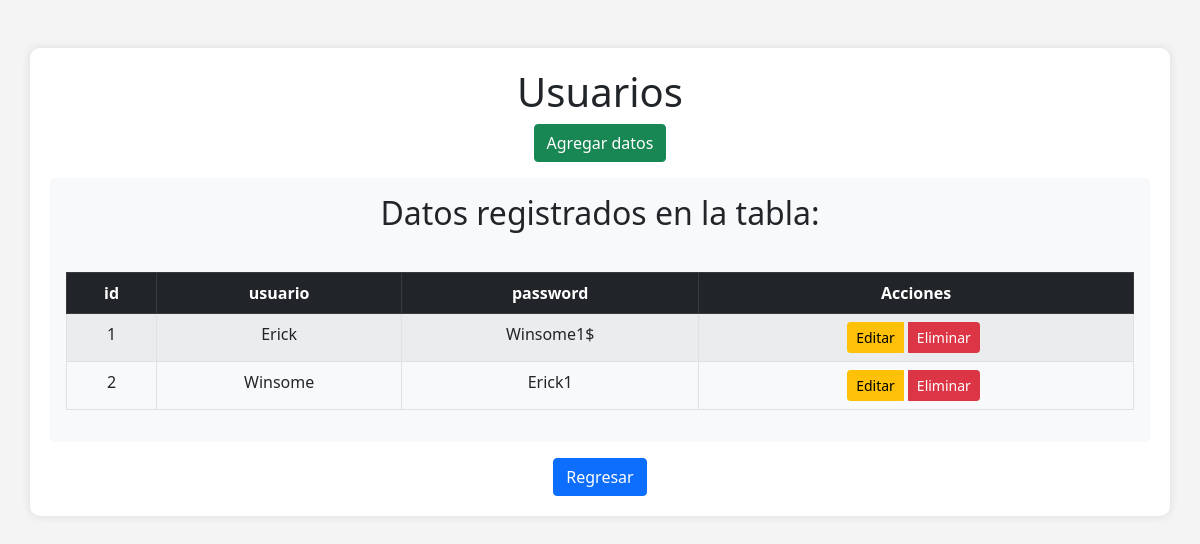
/php/usuarios.php, run on the app's committed database.
### tables this page shows
CREATE TABLE IF NOT EXISTS `usuarios` (
  `id` int NOT NULL AUTO_INCREMENT,
  `usuario` varchar(45) DEFAULT NULL,
  `password` varchar(45) DEFAULT NULL,
  PRIMARY KEY (`id`)
);

### php/usuarios.php (the view, shortened to what this page needs)
<!DOCTYPE html>
<html lang="es">
<head>
    <link rel="stylesheet" href="https://cdn.jsdelivr.net/npm/bootstrap@5.0.2/dist/css/bootstrap.min.css">
    <link rel="stylesheet" href="https://cdnjs.cloudflare.com/ajax/libs/animate.css/4.1.1/animate.min.css">
</head>
<body>
    <div class="container mt-5 animate__animated animate__enter">
        <h1 class="text-center">Usuarios</h1>
        <div class="text-center mb-3">
            <a href="/Autozone/conexion/agregar.php?tabla=usuarios" class="btn btn-success">Agregar datos</a>
        </div>
        <div class="rounded p-3 bg-light">
            <table class="table table-bordered table-striped text-center">
                <tbody>
                    <?php
                    include "conexionpwd.php";
                    $tabla = "usuarios";
                    $sql = "SELECT * FROM $tabla";
                    $result = $conn->query($sql);
                    $columnInfoQuery = "SHOW COLUMNS FROM $tabla";
                    $columnInfoResult = $conn->query($columnInfoQuery);
                    $primaryKeyColumn = null;
                    while ($column = $columnInfoResult->fetch_assoc()) {
                        if ($column["Key"] === "PRI") {
                            $primaryKeyColumn = $column["Field"];
                            break;
                        }
                    }
                    echo "<h2 class='text-center mb-4'>Datos registrados en la tabla:</h2>";
                    echo "<div class='table-responsive text-center animate__animated animate__fadeIn'>";
                    echo "<table class='table table-bordered table-striped'>";
                    echo "<thead class='table-dark'>";
                    echo "<tr>";
                    while ($fieldinfo = $result->fetch_field()) {
                        echo "<th>{$fieldinfo->name}</th>";
                    }
                    echo "<th>Acciones</th>";
                    echo "</tr>";
                    echo "</thead>";
                    echo "<tbody>";
                    while ($row = $result->fetch_assoc()) {
                        echo "<tr>";
                        foreach ($row as $key => $value) {
                            echo "<td>$value</td>";
                        }
                        echo "<td>";
                        echo "<div class='btn-group' role='group'>";
                        echo "<a href='/Autozone/conexion/editar.php?tabla=$tabla&ID={$row[$primaryKeyColumn]}' class='btn btn-warning btn-sm'>Editar</a>";
                        echo "<a href='/Autozone/conexion/eliminar.php?tabla=$tabla&ID={$row[$primaryKeyColumn]}' class='btn btn-danger btn-sm'>Eliminar</a>";
                        echo "</div>";
                        echo "</td>";
                        echo "</tr>";
                    }
                    echo "</tbody>";
                    echo "</table>";
                    echo "</div>";
                ?>
                </tbody>
            </table>
        <div class="text-center mt-3">
            <a href="index.php" class="btn btn-primary">Regresar</a>
        </div>
        </div>
    </div>
</body>
</html>

### php/usuarios.php (style rules this page uses)
body { background-color: #f4f4f4; }
.container { background-color: #ffffff; padding: 20px; border-radius: 10px; box-shadow: 0 0 10px rgba(0, 0, 0, 0.1); }
.table td, .table th { text-align: center; }
.btn-group .btn { margin-right: 5px; }

### data on the page
usuarios: id "1", usuario "Erick", password "Winsome1$"
usuarios: id "2", usuario "Winsome", password "Erick1"

### other printed values
$fieldinfo->name "id"
$fieldinfo->name "usuario"
$fieldinfo->name "password"
